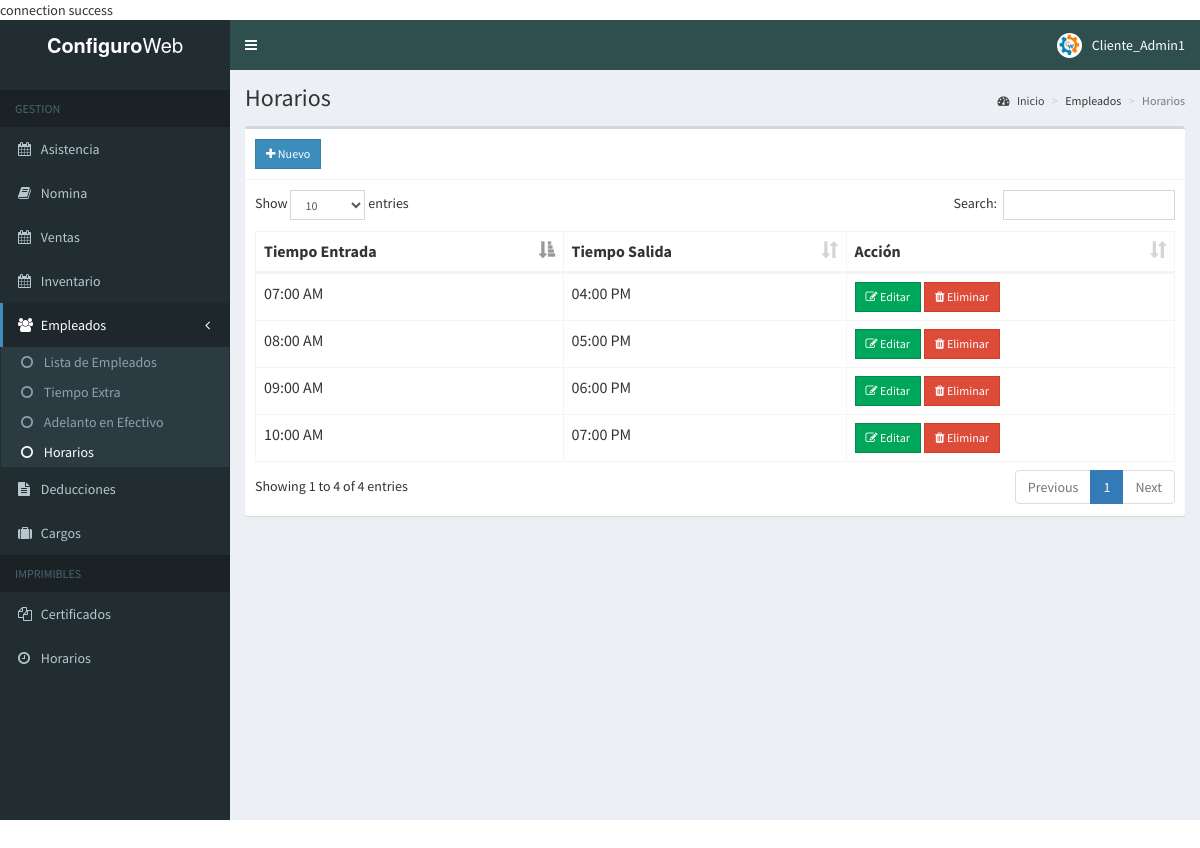
Screenshot of /admin/schedule.php (signed in) with the database file from the repository.
### tables this page shows
CREATE TABLE `administrador` (`id` int(11) NOT NULL,
  `id_empleado` int(15) NOT NULL,
  `usuario` varchar(30) NOT NULL,
  `password` varchar(60) NOT NULL,
  `tipo` varchar(60) NOT NULL,
  `fecha_creacion` date NOT NULL
);

CREATE TABLE `schedules` (
  `id` int(11) NOT NULL,
  `time_in` time NOT NULL,
  `time_out` time NOT NULL
);

### admin/includes/session.php (called while the page is built, shortened)
<?php
	include 'includes/conn.php';
	$sql = "SELECT * FROM administrador WHERE id = '".$_SESSION['admin']."'";
	$query = $conn->query($sql);
	$user = $query->fetch_assoc();
?>

### admin/schedule.php (the view, shortened to what this page needs)
<?php include 'includes/session.php'; ?>
<?php include 'includes/header.php'; ?>
<body class="hold-transition skin-blue sidebar-mini">
<div class="wrapper">
  <?php include 'includes/navbar.php'; ?>
  <?php include 'includes/menubar.php'; ?>
  <div class="content-wrapper">
    <section class="content-header">
      <h1>
        Horarios
      </h1>
      <ol class="breadcrumb">
        <li><a href="#"><i class="fa fa-dashboard"></i> Inicio</a></li>
        <li>Empleados</li>
        <li class="active">Horarios</li>
      </ol>
    </section>
    <section class="content">
      <div class="row">
        <div class="col-xs-12">
          <div class="box">
            <div class="box-header with-border">
              <a href="#addnew" data-toggle="modal" class="btn btn-primary btn-sm btn-flat"><i class="fa fa-plus"></i> Nuevo</a>
            </div>
            <div class="box-body">
              <table id="example1" class="table table-bordered">
                <thead>
                  <th>Tiempo Entrada</th>
                  <th>Tiempo Salida</th>
                  <th>Acción</th>
                </thead>
                <tbody>
                  <?php
                    $sql = "SELECT * FROM schedules";
                    $query = $conn->query($sql);
                    while($row = $query->fetch_assoc()){
                      echo "
                        <tr>
                          <td>".date('h:i A', strtotime($row['time_in']))."</td>
                          <td>".date('h:i A', strtotime($row['time_out']))."</td>
                          <td>
                            <button class='btn btn-success btn-sm edit btn-flat' data-id='".$row['id']."'><i class='fa fa-edit'></i> Editar</button>
                            <button class='btn btn-danger btn-sm delete btn-flat' data-id='".$row['id']."'><i class='fa fa-trash'></i> Eliminar</button>
                          </td>
                        </tr>
                      ";
                    }
                  ?>
                </tbody>
              </table>
            </div>
          </div>
        </div>
      </div>
    </section>
  </div>
</div>
</body>
</html>

### admin/includes/navbar.php (shortened to what this page needs)
<header class="main-header">
    <a href="#" class="logo">
      <span class="logo-lg"><b>Configuro</b>Web</span>
    </a>
    <nav class="navbar navbar-static-top">
      <a href="#" class="sidebar-toggle" data-toggle="push-menu" role="button">
      </a>
      <div class="navbar-custom-menu">
        <ul class="nav navbar-nav">
          <li class="dropdown user user-menu">
            <a href="#" class="dropdown-toggle" data-toggle="dropdown">
              <img src="../images/logo1.jpg" class="user-image" alt="User Image">
              <span class="hidden-xs"><?php echo $user['usuario']; ?></span>
            </a>
          </li>
        </ul>
      </div>
    </nav>
  </header>

### rows the page displays
administrador: usuario "Cliente_Admin1"
schedules: time_in "07:00 AM", time_out "04:00 PM"
schedules: time_in "08:00 AM", time_out "05:00 PM"
schedules: time_in "09:00 AM", time_out "06:00 PM"
schedules: time_in "10:00 AM", time_out "07:00 PM"
